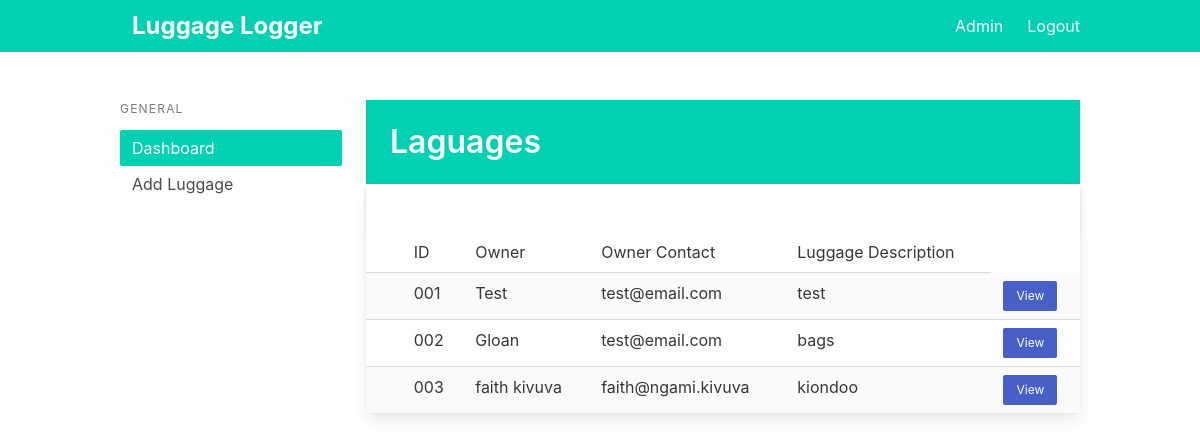
The page / (signed in) on the database as committed earlier.
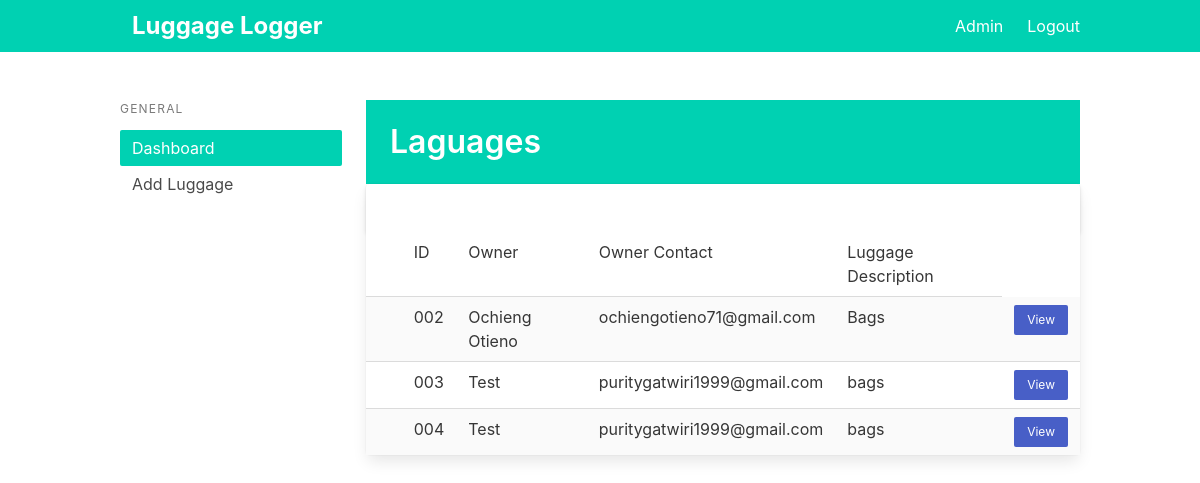
The same page on the database as committed later.
### app/models.py (models this page shows)
class Lauggage(db.Model):
    id = db.Column(db.Integer, primary_key=True)
    name = db.Column(db.String(100))
    email = db.Column(db.String(100))
    description = db.Column(db.Text(350))

### app/main.py (the view)
@main.route('/')
@login_required
def index():
    luggages = Lauggage.query.all()
    return render_template('index.html', luggages=luggages)

### app/templates/index.html (shortened to what this page needs)
{% extends "base.html" %}
{% block content %}
<div class="columns">
  <div class="column is-3 ">
    <aside class="menu is-hidden-mobile">
      <p class="menu-label">
        General
      </p>
      <ul class="menu-list">
        <li><a class="has-background-primary has-text-white">Dashboard</a></li>
        <li><a href="{{ url_for('main.luggage') }}">Add Luggage</a></li>
      </ul>
    </aside>
  </div>
  <div class="column is-9">
    <section class="hero is-primary welcome is-small">
      <div class="hero-body">
        <div class="container">
          <h1 class="title">
            Laguages
          </h1>
        </div>
      </div>
    </section>
    <div class="is-6">
      <div class="card events-card">
        <header class="card-header">
          <a href="#" class="card-header-icon" aria-label="more options">
            <span class="icon">
            </span>
          </a>
        </header>
        <div class="card-table">
          <div class="content">
            <table class="table is-fullwidth is-striped">
              <tbody>
                <tr>
                  <td>
                  <td>ID</td>
                  <td>Owner</td>
                  <td>Owner Contact</td>
                  <td>Luggage Description</td>
                </tr>
                {% for luggage in luggages %}
                <tr>
                  <td width="5%">
                  <td>00{{ luggage.id }}</td>
                  </td>
                  <td>{{ luggage.name }}</td>
                  <td>{{ luggage.email }}</td>
                  <td>{{ luggage.description }}</td>
                  <td><a class="button is-link is-small" href="/luggage/{{luggage.id}}">View</a></td>
                </tr>
                {% endfor %}
              </tbody>
            </table>
          </div>
        </div>
      </div>
    </div>
  </div>
</div>
{% endblock %}

Rows that differ between the two databases and show on the page:
removed Lauggage: id "1", name "Test", email "test@email.com", description "test"
changed Lauggage id 2: name "Gloan" → "Ochieng Otieno"; email "test@email.com" → "ochiengotieno71@gmail.com"; description "bags" → "Bags"
changed Lauggage id 3: name "faith kivuva" → "Test"; email "faith@ngami.kivuva" → "puritygatwiri1999@gmail.com"; description "kiondoo" → "bags"
added Lauggage: id "4", name "Test", email "puritygatwiri1999@gmail.com", description "bags"
